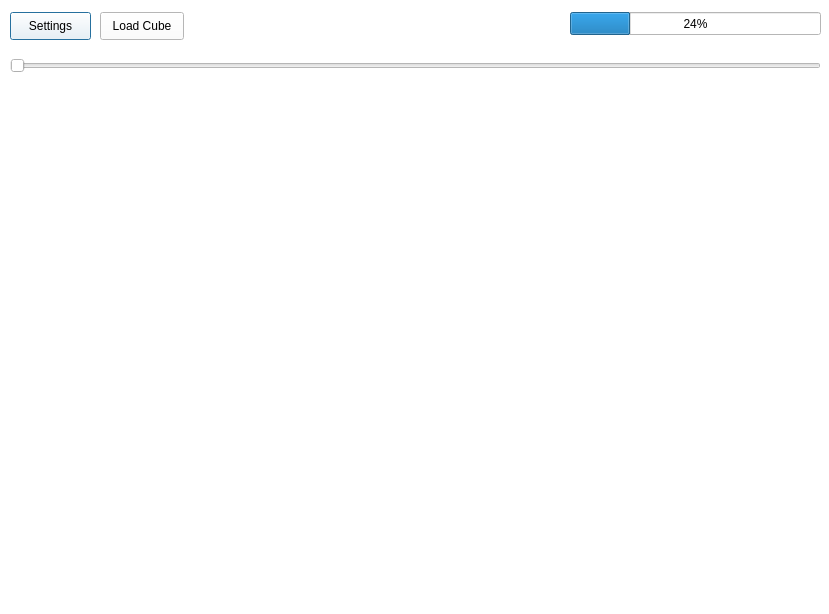
<?xml version="1.0" encoding="UTF-8"?>
<ui version="4.0">
 <class>formHypercubeAnalysis</class>
 <widget class="QDialog" name="formHypercubeAnalysis">
  <property name="geometry">
   <rect>
    <x>0</x>
    <y>0</y>
    <width>829</width>
    <height>614</height>
   </rect>
  </property>
  <property name="windowTitle">
   <string>Hypercube Analysis</string>
  </property>
  <property name="styleSheet">
   <string notr="true">background-color: rgb(255, 255, 255);</string>
  </property>
  <widget class="QProgressBar" name="progressBar">
   <property name="geometry">
    <rect>
     <x>570</x>
     <y>12</y>
     <width>251</width>
     <height>23</height>
    </rect>
   </property>
   <property name="value">
    <number>24</number>
   </property>
  </widget>
  <widget class="QPushButton" name="pbCubeToImg">
   <property name="geometry">
    <rect>
     <x>10</x>
     <y>12</y>
     <width>81</width>
     <height>28</height>
    </rect>
   </property>
   <property name="text">
    <string>Settings</string>
   </property>
  </widget>
  <widget class="QPushButton" name="pbLoadCube">
   <property name="geometry">
    <rect>
     <x>100</x>
     <y>12</y>
     <width>84</width>
     <height>28</height>
    </rect>
   </property>
   <property name="text">
    <string>Load Cube</string>
   </property>
  </widget>
  <widget class="QLabel" name="labelImgNumber">
   <property name="geometry">
    <rect>
     <x>10</x>
     <y>82</y>
     <width>471</width>
     <height>20</height>
    </rect>
   </property>
   <property name="text">
    <string/>
   </property>
  </widget>
  <widget class="QSlider" name="slideTmpImg">
   <property name="geometry">
    <rect>
     <x>10</x>
     <y>50</y>
     <width>811</width>
     <height>31</height>
    </rect>
   </property>
   <property name="orientation">
    <enum>Qt::Horizontal</enum>
   </property>
  </widget>
  <widget class="QLabel" name="labelProgressBar">
   <property name="geometry">
    <rect>
     <x>570</x>
     <y>40</y>
     <width>251</width>
     <height>20</height>
    </rect>
   </property>
   <property name="text">
    <string/>
   </property>
  </widget>
 </widget>
 <resources/>
 <connections/>
</ui>
